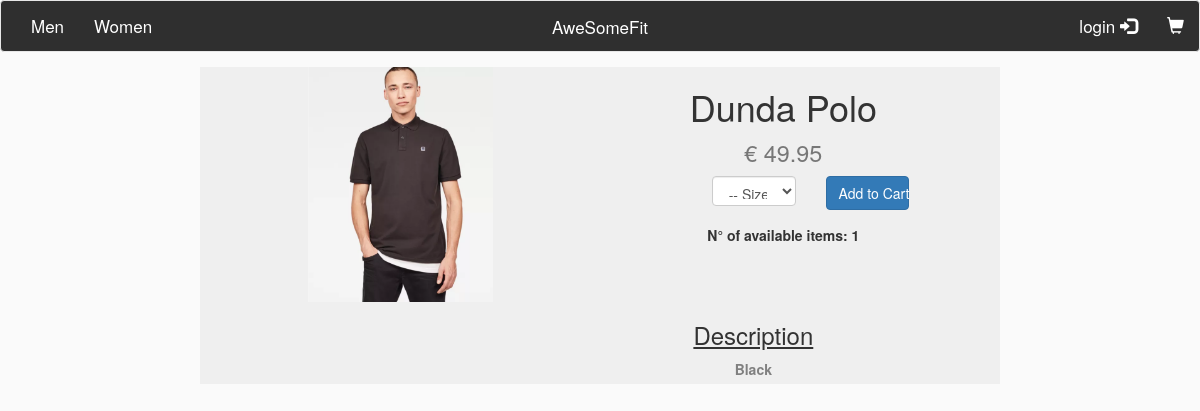
/browse/visualize/1, run on the app's committed database.
### tables this page shows
CREATE TABLE `product` (
  `product_id` int(11) NOT NULL,
  `product_name` varchar(45) NOT NULL,
  `product_description` varchar(160) NOT NULL,
  `product_gender` enum('man','woman','unisex') NOT NULL,
  `product_price` float NOT NULL,
  `product_type` enum('T-Shirt','Pants','Skirt','Shirt','Eyewear') NOT NULL,
  `product_season` enum('SS','FW','ND') NOT NULL
);

CREATE TABLE `product_detail` (
  `detail_id` int(11) NOT NULL,
  `detail_product_id` int(11) NOT NULL,
  `detail_size` varchar(5) NOT NULL,
  `detail_quantity` int(11) DEFAULT '1'
);

### application/controllers/Browse.php (called while the page is built, shortened)
<?php
class Browse extends CI_Controller {
	public function __construct() {
        $this->load->helper('url_helper');
        $this->load->helper('url');
        $this->load->model('products_model');
        $this->load->library('session');
    }
    public function visualize($id = FALSE){
        if ($id === FALSE){
            $this -> load -> view('articleView');
        } else {
            $data['products'] = $this -> products_model -> get_product($id);
            $data['details'] = $this -> products_model -> get_details($id);
            $this -> load -> view('articleView', $data);
        }
    }
}

### index.php (called while the page is built, shortened)
<?php
require_once BASEPATH.'core/CodeIgniter.php';

### application/models/Products_model.php (called while the page is built, shortened)
<?php
class Products_model extends CI_Model {
        public function get_product($id){
                $query = $this->db->get_where('product', array('product_id' => $id));
                return $query->result_array();
        }
        public function get_details($id){
            $query = $this -> db -> get_where('product_detail', array('detail_product_id' => $id));
            return $query -> result_array();
        }
}

### application/views/articleView.php (the view, shortened to what this page needs)
<!DOCTYPE html>
<html>
<head>
    <link rel="stylesheet" href="https://maxcdn.bootstrapcdn.com/bootstrap/3.3.7/css/bootstrap.min.css">
    <link rel="stylesheet" href="http://localhost/assets/css/global.css">
</head>
<body>
<nav class="navbar navbar-default" role="navigation">
  <div class="navbar-header">
    <a class="navbar-ASF" href="http://localhost/home">AweSomeFit</a>
  </div>
  <div class="navbar-collapse collapse">
    <ul class="nav navbar-nav navbar-left">
        <li><a href="http://localhost/browse/openmen" style="color: #FFFFFF;" onmouseover="this.style.color='#AAAAAA'" onmouseout="this.style.color='#FFFFFF'">Men</a></li>
        <li><a href="http://localhost/browse/openwomen" style="color: #FFFFFF;" onmouseover="this.style.color='#AAAAAA'" onmouseout="this.style.color='#FFFFFF'">Women</a></li>
    </ul>
    <ul class="nav navbar-nav navbar-right">
     <?php if(isset($_SESSION["user_id"])) {
        echo "<li><a href=\"http://localhost/profile/open_profile\" style=\"color: #FFFFFF;\" onmouseover=\"this.style.color='#AAAAAA'\" onmouseout=\"this.style.color='#FFFFFF'\"><i class=\"glyphicon glyphicon-user\"></i>  Profile</a></li>";
    }
      else {
        echo "<li><a href=\"http://localhost/login\" style=\"color: #FFFFFF;\" onmouseover=\"this.style.color='#AAAAAA'\" onmouseout=\"this.style.color='#FFFFFF'\">login  <i class=\"glyphicon glyphicon-log-in\"></i></a></li>";
      }
    ?>
      <li><a href="http://localhost/cart/open_cart" style="color: #FFFFFF;" onmouseover="this.style.color='#AAAAAA'" onmouseout="this.style.color='#FFFFFF'"><i class="glyphicon glyphicon-shopping-cart"></i></a></li>
    </ul>
  </div>
</nav>
   <?php foreach ($products as $product_item): ?>
        <div class="row" style="margin-left: 200px; margin-right: 200px; margin-top: 15px; text-align: center; background-color: #EFEFEF;">
          <div class="col-xs-6 col-sm-6 col-md-6 col-lg-6" style="float: left;">
           <img src="http://localhost/assets/img/products/<?php echo $product_item['product_id']; ?>.png" style="width: 50%; float: ">
           </div>
           <div class="col-xs-5 col-sm-5 col-md-5 col-lg-5" style="float: right; margin-right:50px;">
            <h1><?php echo $product_item['product_name']; ?>
            <br><small><?php echo '€ ' . $product_item['product_price']; ?></small></h1>
            </div>
            <form action="http://localhost/cart/add_to_cart/<?php echo $product_item['product_id']; ?>" method="POST">
           <div class="col-xs-5 col-sm-5 col-md-5 col-lg-5" style="float: right; text-align: center;">
              <div class="col-xs-12 col-sm-12 col-md-12 col-lg-12">
              <div class="col-xs-5 col-sm-5 col-md-5 col-lg-5">
               <select class="form-control" name="size" style="width: 100%; height: 30px;">
                <option selected>-- Size --</option>
                <?php
                foreach ($details as $detail_item):
                echo "<option>" . $detail_item['detail_size'] . "</option>";
                endforeach;?>
            </select>
              </div>
            <div class="col-xs-5 col-sm-5 col-md-5 col-lg-5">
            <a href="http://localhost/cart">
            <button type="submit" class="btn btn-primary" style="width: 100%;">Add to Cart</button>
            </a>
            </div>
            </div>
            <div class="col-xs-12 col-sm-12 col-md-12 col-lg-12" style="float: right; margin-right:50px;">
            <label style="margin: 15px;">N° of available items: <?php echo $detail_item['detail_quantity']; ?></label>
            </div>
            </div>
            </form>
            <div class="col-xs-5 col-sm-5 col-md-5 col-lg-5" style="float: right; margin-right:80px;"><h3><u>Description</u></h3><label style="margin-top: 0px; color: gray;"><?php echo $product_item['product_description']; ?></label>
            </div>
        </div>
    <?php endforeach; ?>
</body>
</html>

### assets/css/global.css (style rules this page uses)
.navbar { margin-bottom: 0px; }
.navbar-ASF { position: absolute; width: 100%; left: 0; text-align: center; margin:0 auto; }
.navbar { background-color: #2F2F2F; overflow: hidden; }
.navbar a { float: left; display: block; color: #FFFFFF; text-align: center; padding: 14px 16px; text-decoration: none; font-size: 17px; }
body { background-color: #FAFAFA; }
button { background-size: cover; background-color: #eee; }

### data on the page
product: product_name "Dunda Polo", product_price "49.95", product_description "Black"
product_detail: detail_quantity "1"
